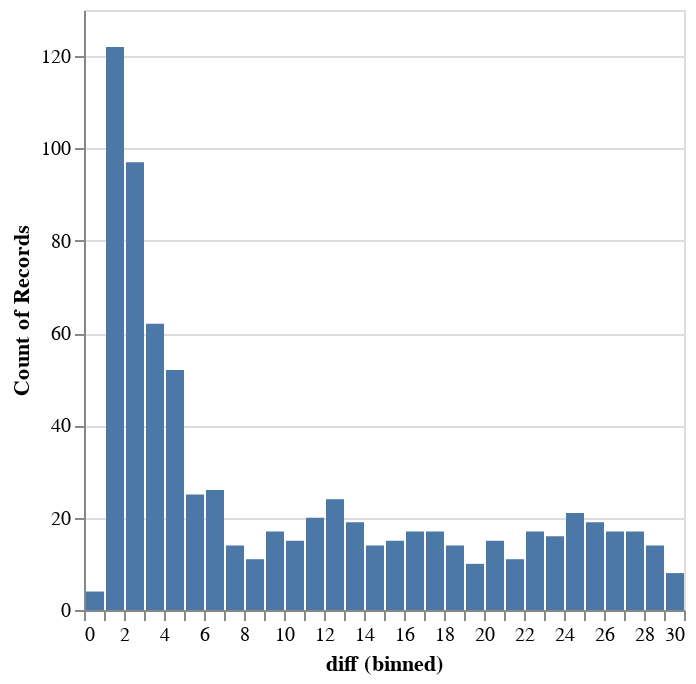
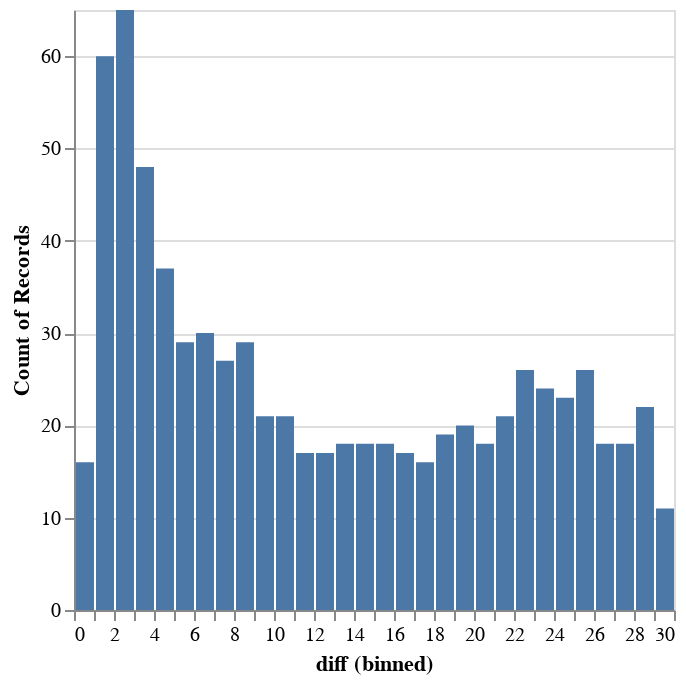

These figures' notebook cell, in order:
### Code cell
listener_assignments = json.load(open(cd('listener.assignments')))
speaker_assignments = json.load(open(cd('speaker.assignments')))
display(duration_plot(speaker_assignments))
display(duration_plot(listener_assignments))

### Figure 1 — Vega-Lite specification as saved in the notebook (floating-point values rounded to 4 significant figures; data arrays with more than 128 entries replaced by an {"elided": "..."} marker saying what was removed)
{"data": {"values": {"elided": "750 records"}}, "encoding": {"x": {"bin": {"step": 1}, "field": "diff", "type": "quantitative"}, "y": {"aggregate": "count", "type": "quantitative"}}, "mark": "bar"}

### Figure 2 — Vega-Lite specification as saved in the notebook (floating-point values rounded to 4 significant figures; data arrays with more than 128 entries replaced by an {"elided": "..."} marker saying what was removed)
{"data": {"values": {"elided": "750 records"}}, "encoding": {"x": {"bin": {"step": 1}, "field": "diff", "type": "quantitative"}, "y": {"aggregate": "count", "type": "quantitative"}}, "mark": "bar"}
